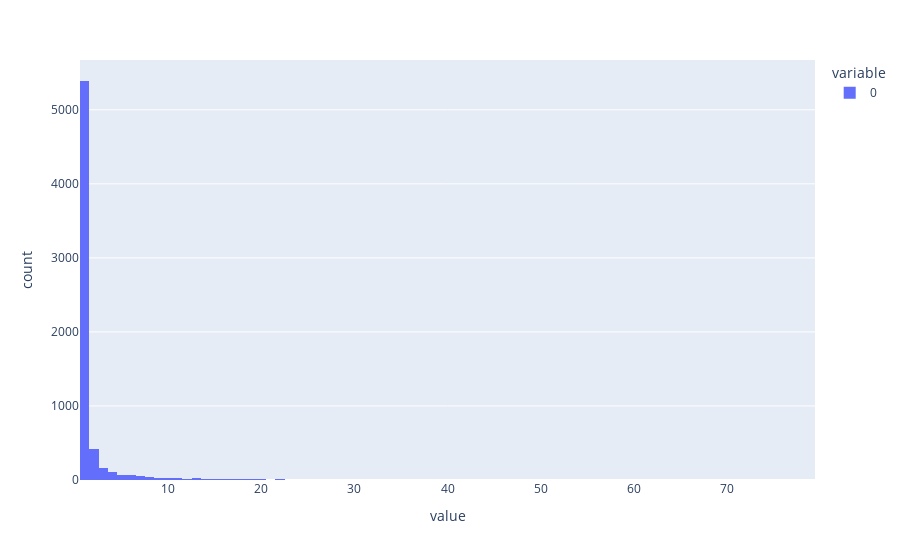

The code cell stored with this chart in its notebook:
### Code cell
px.histogram([len(communities[k]) for k in communities])

### Figure 1 — Plotly figure (JSON) as saved in the notebook; plotly's stock layout.template omitted (floating-point values rounded to 4 significant figures; data arrays with more than 128 entries replaced by an {"elided": "..."} marker saying what was removed)
{"data": [{"alignmentgroup": "True", "bingroup": "x", "hovertemplate": "variable=0<br>value=%{x}<br>count=%{y}<extra></extra>", "legendgroup": "0", "marker": {"color": "#636efa", "pattern": {"shape": ""}}, "name": "0", "offsetgroup": "0", "orientation": "v", "showlegend": true, "type": "histogram", "x": {"elided": "6623 int values"}, "xaxis": "x", "yaxis": "y"}], "layout": {"autosize": true, "barmode": "relative", "legend": {"title": {"text": "variable"}, "tracegroupgap": 0}, "margin": {"t": 60}, "xaxis": {"anchor": "y", "autorange": true, "domain": [0, 1], "range": [0.5, 79.5], "title": {"text": "value"}, "type": "linear"}, "yaxis": {"anchor": "x", "autorange": true, "domain": [0, 1], "range": [0, 5673.0], "title": {"text": "count"}}}}
